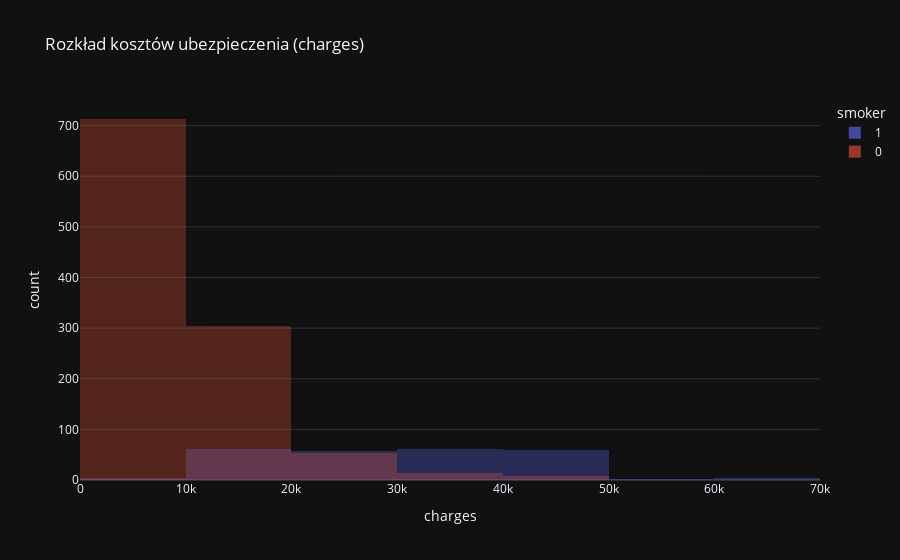

The cell this chart's notebook holds for it:
### Code cell
fig2 = px.histogram(
    data, x='charges', nbins=10, color='smoker', barmode='overlay',
    title="Rozkład kosztów ubezpieczenia (charges)"
)

fig2.update_traces(opacity=0.6)
fig2.show()

### Figure 1 — Plotly figure (JSON) as saved in the notebook; plotly's stock layout.template omitted (floating-point values rounded to 4 significant figures; data arrays with more than 128 entries replaced by an {"elided": "..."} marker saying what was removed)
{"data": [{"alignmentgroup": "True", "bingroup": "x", "hovertemplate": "smoker=1<br>charges=%{x}<br>count=%{y}<extra></extra>", "legendgroup": "1", "marker": {"color": "#636efa", "opacity": 0.5, "pattern": {"shape": ""}}, "name": "1", "nbinsx": 10, "offsetgroup": "1", "orientation": "v", "showlegend": true, "x": {"elided": "247 float values"}, "xaxis": "x", "yaxis": "y", "type": "histogram", "opacity": 0.6}, {"alignmentgroup": "True", "bingroup": "x", "hovertemplate": "smoker=0<br>charges=%{x}<br>count=%{y}<extra></extra>", "legendgroup": "0", "marker": {"color": "#EF553B", "opacity": 0.5, "pattern": {"shape": ""}}, "name": "0", "nbinsx": 10, "offsetgroup": "0", "orientation": "v", "showlegend": true, "x": {"elided": "1091 float values"}, "xaxis": "x", "yaxis": "y", "type": "histogram", "opacity": 0.6}], "layout": {"xaxis": {"anchor": "y", "domain": [0.0, 1.0], "title": {"text": "charges"}}, "yaxis": {"anchor": "x", "domain": [0.0, 1.0], "title": {"text": "count"}}, "legend": {"title": {"text": "smoker"}, "tracegroupgap": 0}, "title": {"text": "Rozkład kosztów ubezpieczenia (charges)"}, "barmode": "overlay"}}
